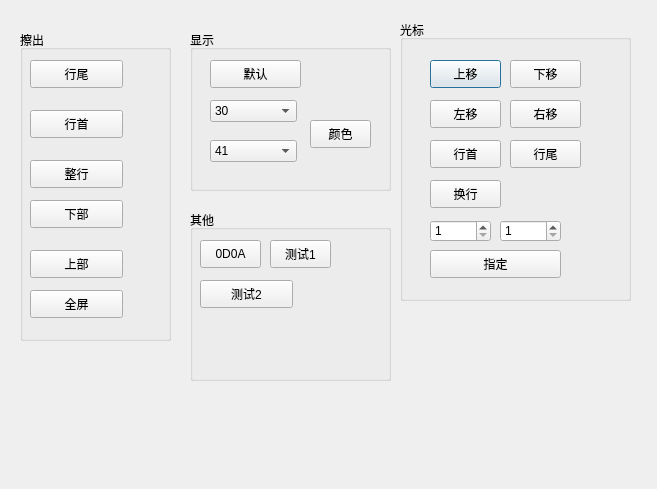
<?xml version="1.0" encoding="UTF-8"?>
<ui version="4.0">
 <class>Dialog</class>
 <widget class="QDialog" name="Dialog">
  <property name="geometry">
   <rect>
    <x>0</x>
    <y>0</y>
    <width>657</width>
    <height>489</height>
   </rect>
  </property>
  <property name="windowTitle">
   <string>Dialog</string>
  </property>
  <widget class="QGroupBox" name="groupBox">
   <property name="geometry">
    <rect>
     <x>400</x>
     <y>20</y>
     <width>231</width>
     <height>281</height>
    </rect>
   </property>
   <property name="title">
    <string>光标</string>
   </property>
   <widget class="QPushButton" name="up">
    <property name="geometry">
     <rect>
      <x>30</x>
      <y>40</y>
      <width>71</width>
      <height>28</height>
     </rect>
    </property>
    <property name="text">
     <string>上移</string>
    </property>
   </widget>
   <widget class="QPushButton" name="down">
    <property name="geometry">
     <rect>
      <x>110</x>
      <y>40</y>
      <width>71</width>
      <height>28</height>
     </rect>
    </property>
    <property name="text">
     <string>下移</string>
    </property>
   </widget>
   <widget class="QPushButton" name="left">
    <property name="geometry">
     <rect>
      <x>30</x>
      <y>80</y>
      <width>71</width>
      <height>28</height>
     </rect>
    </property>
    <property name="text">
     <string>左移</string>
    </property>
   </widget>
   <widget class="QPushButton" name="right">
    <property name="geometry">
     <rect>
      <x>110</x>
      <y>80</y>
      <width>71</width>
      <height>28</height>
     </rect>
    </property>
    <property name="text">
     <string>右移</string>
    </property>
   </widget>
   <widget class="QPushButton" name="start">
    <property name="geometry">
     <rect>
      <x>30</x>
      <y>120</y>
      <width>71</width>
      <height>28</height>
     </rect>
    </property>
    <property name="text">
     <string>行首</string>
    </property>
   </widget>
   <widget class="QPushButton" name="end">
    <property name="geometry">
     <rect>
      <x>110</x>
      <y>120</y>
      <width>71</width>
      <height>28</height>
     </rect>
    </property>
    <property name="text">
     <string>行尾</string>
    </property>
   </widget>
   <widget class="QSpinBox" name="row">
    <property name="geometry">
     <rect>
      <x>30</x>
      <y>200</y>
      <width>61</width>
      <height>22</height>
     </rect>
    </property>
    <property name="minimum">
     <number>1</number>
    </property>
   </widget>
   <widget class="QSpinBox" name="column">
    <property name="geometry">
     <rect>
      <x>100</x>
      <y>200</y>
      <width>61</width>
      <height>22</height>
     </rect>
    </property>
    <property name="minimum">
     <number>1</number>
    </property>
   </widget>
   <widget class="QPushButton" name="home">
    <property name="geometry">
     <rect>
      <x>30</x>
      <y>230</y>
      <width>131</width>
      <height>28</height>
     </rect>
    </property>
    <property name="text">
     <string>指定</string>
    </property>
   </widget>
   <widget class="QPushButton" name="nl">
    <property name="geometry">
     <rect>
      <x>30</x>
      <y>160</y>
      <width>71</width>
      <height>28</height>
     </rect>
    </property>
    <property name="text">
     <string>换行</string>
    </property>
   </widget>
  </widget>
  <widget class="QGroupBox" name="groupBox_2">
   <property name="geometry">
    <rect>
     <x>190</x>
     <y>30</y>
     <width>201</width>
     <height>161</height>
    </rect>
   </property>
   <property name="title">
    <string>显示</string>
   </property>
   <widget class="QPushButton" name="reset">
    <property name="geometry">
     <rect>
      <x>20</x>
      <y>30</y>
      <width>91</width>
      <height>28</height>
     </rect>
    </property>
    <property name="text">
     <string>默认</string>
    </property>
   </widget>
   <widget class="QComboBox" name="back">
    <property name="geometry">
     <rect>
      <x>20</x>
      <y>70</y>
      <width>87</width>
      <height>22</height>
     </rect>
    </property>
    <item>
     <property name="text">
      <string>30</string>
     </property>
    </item>
    <item>
     <property name="text">
      <string>31</string>
     </property>
    </item>
    <item>
     <property name="text">
      <string>32</string>
     </property>
    </item>
    <item>
     <property name="text">
      <string>33</string>
     </property>
    </item>
    <item>
     <property name="text">
      <string>34</string>
     </property>
    </item>
    <item>
     <property name="text">
      <string>35</string>
     </property>
    </item>
    <item>
     <property name="text">
      <string>36</string>
     </property>
    </item>
    <item>
     <property name="text">
      <string>37</string>
     </property>
    </item>
   </widget>
   <widget class="QComboBox" name="fore">
    <property name="geometry">
     <rect>
      <x>20</x>
      <y>110</y>
      <width>87</width>
      <height>22</height>
     </rect>
    </property>
    <item>
     <property name="text">
      <string>41</string>
     </property>
    </item>
    <item>
     <property name="text">
      <string>40</string>
     </property>
    </item>
    <item>
     <property name="text">
      <string>42</string>
     </property>
    </item>
    <item>
     <property name="text">
      <string>44</string>
     </property>
    </item>
    <item>
     <property name="text">
      <string>43</string>
     </property>
    </item>
    <item>
     <property name="text">
      <string>46</string>
     </property>
    </item>
    <item>
     <property name="text">
      <string>47</string>
     </property>
    </item>
    <item>
     <property name="text">
      <string>45</string>
     </property>
    </item>
   </widget>
   <widget class="QPushButton" name="color">
    <property name="geometry">
     <rect>
      <x>120</x>
      <y>90</y>
      <width>61</width>
      <height>28</height>
     </rect>
    </property>
    <property name="text">
     <string>颜色</string>
    </property>
   </widget>
  </widget>
  <widget class="QGroupBox" name="groupBox_3">
   <property name="geometry">
    <rect>
     <x>20</x>
     <y>30</y>
     <width>151</width>
     <height>311</height>
    </rect>
   </property>
   <property name="title">
    <string>擦出</string>
   </property>
   <widget class="QPushButton" name="lend">
    <property name="geometry">
     <rect>
      <x>10</x>
      <y>30</y>
      <width>93</width>
      <height>28</height>
     </rect>
    </property>
    <property name="text">
     <string>行尾</string>
    </property>
   </widget>
   <widget class="QPushButton" name="lstart">
    <property name="geometry">
     <rect>
      <x>10</x>
      <y>80</y>
      <width>93</width>
      <height>28</height>
     </rect>
    </property>
    <property name="text">
     <string>行首</string>
    </property>
   </widget>
   <widget class="QPushButton" name="lentire">
    <property name="geometry">
     <rect>
      <x>10</x>
      <y>130</y>
      <width>93</width>
      <height>28</height>
     </rect>
    </property>
    <property name="text">
     <string>整行</string>
    </property>
   </widget>
   <widget class="QPushButton" name="ldown">
    <property name="geometry">
     <rect>
      <x>10</x>
      <y>170</y>
      <width>93</width>
      <height>28</height>
     </rect>
    </property>
    <property name="text">
     <string>下部</string>
    </property>
   </widget>
   <widget class="QPushButton" name="lup">
    <property name="geometry">
     <rect>
      <x>10</x>
      <y>220</y>
      <width>93</width>
      <height>28</height>
     </rect>
    </property>
    <property name="text">
     <string>上部</string>
    </property>
   </widget>
   <widget class="QPushButton" name="screen">
    <property name="geometry">
     <rect>
      <x>10</x>
      <y>260</y>
      <width>93</width>
      <height>28</height>
     </rect>
    </property>
    <property name="text">
     <string>全屏</string>
    </property>
   </widget>
  </widget>
  <widget class="QGroupBox" name="groupBox_4">
   <property name="geometry">
    <rect>
     <x>190</x>
     <y>210</y>
     <width>201</width>
     <height>171</height>
    </rect>
   </property>
   <property name="title">
    <string>其他</string>
   </property>
   <widget class="QPushButton" name="crlf">
    <property name="geometry">
     <rect>
      <x>10</x>
      <y>30</y>
      <width>61</width>
      <height>28</height>
     </rect>
    </property>
    <property name="text">
     <string>0D0A</string>
    </property>
   </widget>
   <widget class="QPushButton" name="test1">
    <property name="geometry">
     <rect>
      <x>80</x>
      <y>30</y>
      <width>61</width>
      <height>28</height>
     </rect>
    </property>
    <property name="text">
     <string>测试1</string>
    </property>
   </widget>
   <widget class="QPushButton" name="test2">
    <property name="geometry">
     <rect>
      <x>10</x>
      <y>70</y>
      <width>93</width>
      <height>28</height>
     </rect>
    </property>
    <property name="text">
     <string>测试2</string>
    </property>
   </widget>
  </widget>
 </widget>
 <resources/>
 <connections/>
</ui>
